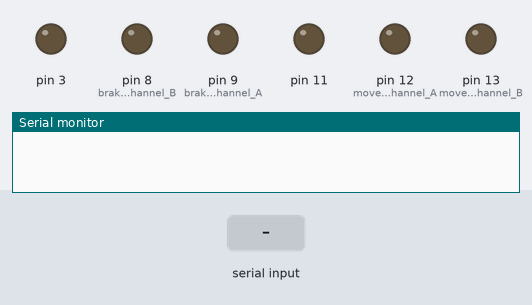
The sketch below on a simulated Arduino Uno, built with avr-gcc and run on an emulated ATmega328P. Parts: output pins drawn as LEDs (lit = HIGH), the last lines printed to the serial monitor. The inputs (shaded band) are chosen by the test bench.

Above: at 1.2 s.
1.3 s: "F" received over Serial
At 2.5 s:
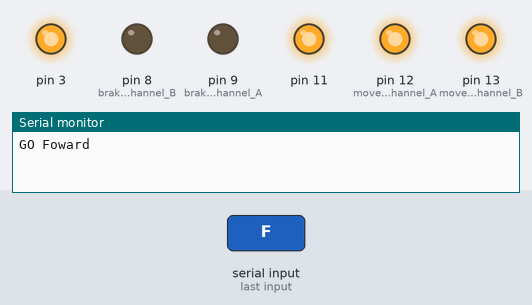
2.8 s: "R" received over Serial
At 3.7 s:
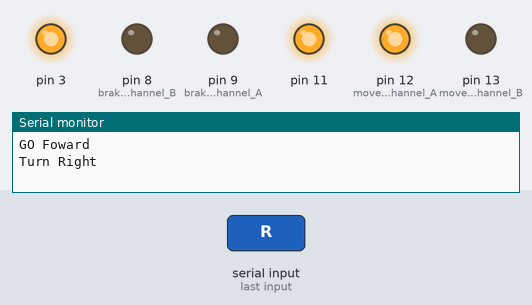
4.3 s: "L" received over Serial
At 4.9 s:
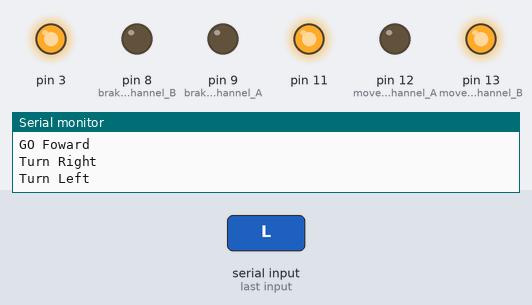
5.8 s: "B" received over Serial
At 7.0 s:
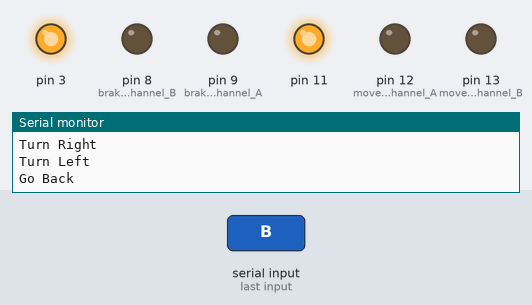
7.3 s: "S" received over Serial
At 8.4 s:
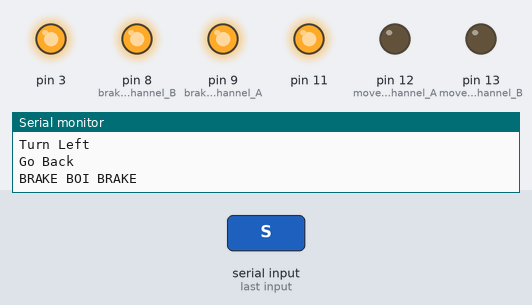
Timing chart, 0 to 9.8 s (numbered marks = the images above; inputs shaded):
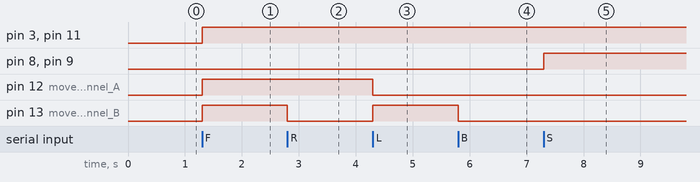

The sketch:

LazyWrieFinal.ino
```cpp
char state;
int flag = 0;
void setup() {
  pinMode(12, OUTPUT);//move channel A
  pinMode(13, OUTPUT);//move channel B
  pinMode(9, OUTPUT);//brake channel A
  pinMode(8, OUTPUT);//brake channel B
  Serial.begin(9600);
}
void loop() {
  if (Serial.available() > 0) {
    state = Serial.read();
    flag = 0;
  }
  if (state == 'F') {
    //go right
    digitalWrite(12, HIGH);
    digitalWrite(13, HIGH);
    digitalWrite(9, LOW);
    digitalWrite(8, LOW);
    analogWrite(3, 255);
    analogWrite(11, 255);
    if (flag == 0) {
      Serial.println("GO Foward");
      flag = 1;
    }
  }
  //BRAKE BITCH
  //digitalWrite(9, HIGH);
  ///digitalWrite(8, HIGH);


  else if (state == 'R') {
    //go back
    digitalWrite(12, HIGH);
    digitalWrite(9, LOW);
    analogWrite(3, 255);
    digitalWrite(13, LOW);
    digitalWrite(8, LOW);
    analogWrite(11, 255);
    if (flag == 0) {
      Serial.println("Turn Right");
      flag = 1;
    }

  }

  //go forward
  else if (state == 'L') {
    digitalWrite(12, LOW);
    digitalWrite(9, LOW);
    analogWrite(3, 255);
    digitalWrite(13, HIGH);
    digitalWrite(8, LOW);
    analogWrite(11, 255);
    if (flag == 0) {
      Serial.println("Turn Left");
      flag = 1;
    }

  }


  //go left
  else if (state == 'B') {
    digitalWrite(12, LOW);
    digitalWrite(9, LOW);
    analogWrite(3, 255);
    digitalWrite(13, LOW);
    digitalWrite(8, LOW);
    analogWrite(11, 255);
    if (flag == 0) {
      Serial.println("Go Back");
      flag = 1;
    }
  }
  else if (state == 'S') {
    digitalWrite(9, HIGH);
    digitalWrite(8, HIGH);
    if (flag == 0) {
      Serial.println("BRAKE BOI BRAKE");
      flag = 1;
    }

  }

}
```

Measured:
- after the input at 1.3 s, pin 3, pin 11, pin 12 (move_channel_A), pin 13 (move_channel_B): LOW → HIGH at once
- after the input at 2.8 s, pin 13 (move_channel_B): HIGH → LOW at once
- after the input at 4.3 s, pin 12 (move_channel_A): HIGH → LOW at once; pin 13 (move_channel_B): LOW → HIGH at once
- after the input at 5.8 s, pin 13 (move_channel_B): HIGH → LOW at once
- after the input at 7.3 s, pin 8 (brake_channel_B), pin 9 (brake_channel_A): LOW → HIGH at once
